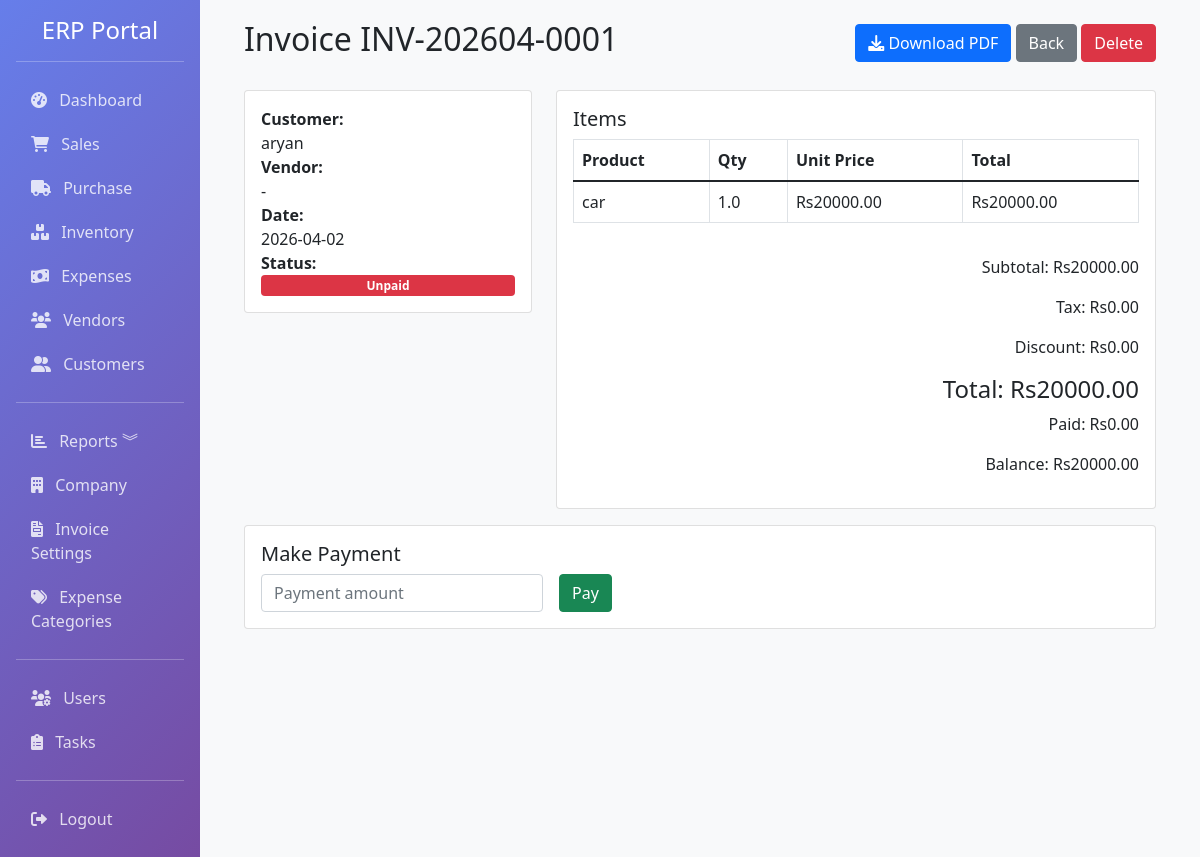
Screenshot of /sales/invoice/1 (signed in) with the database file from the repository.
### app/models.py (models this page shows, shortened)
class Sale(db.Model):
    __tablename__ = 'sales'
    id = db.Column(db.Integer, primary_key=True)
    invoice_number = db.Column(db.String(50), unique=True, nullable=False, index=True)
    customer_id = db.Column(db.Integer, db.ForeignKey('customers.id'), index=True)
    date = db.Column(db.DateTime, default=datetime.utcnow, index=True)
    due_date = db.Column(db.DateTime)
    currency_id = db.Column(db.Integer, db.ForeignKey('currencies.id'), nullable=True)
    exchange_rate = db.Column(db.Float, default=1)
    subtotal = db.Column(db.Float, default=0)
    tax_rate = db.Column(db.Float, default=0)  # Tax percentage
    tax = db.Column(db.Float, default=0)
    discount_type = db.Column(db.String(10), default='fixed')  # fixed or percentage
    discount = db.Column(db.Float, default=0)
    shipping_charge = db.Column(db.Float, default=0)
    total = db.Column(db.Float, default=0)
    status = db.Column(Enum('paid', 'unpaid', 'partial', name='payment_status'), default='unpaid', index=True)
    paid_amount = db.Column(db.Float, default=0)
    vendor_id = db.Column(db.Integer, db.ForeignKey('vendors.id'), index=True, nullable=True)
    vendor = db.relationship('Vendor', backref='sales', lazy=True)
    notes = db.Column(db.Text)
    terms = db.Column(db.Text)
    created_by = db.Column(db.Integer, db.ForeignKey('users.id'))
    created_at = db.Column(db.DateTime, default=datetime.utcnow)
    updated_at = db.Column(db.DateTime, default=datetime.utcnow, onupdate=datetime.utcnow)
    items = db.relationship('SaleItem', backref='sale', lazy=True, cascade='all, delete-orphan')
    currency = db.relationship('Currency', backref='sales', lazy=True)

class Customer(db.Model):
    __tablename__ = 'customers'
    id = db.Column(db.Integer, primary_key=True)
    name = db.Column(db.String(100), nullable=False, index=True)
    email = db.Column(db.String(120), index=True)
    phone = db.Column(db.String(20))
    address = db.Column(db.Text)
    gst_number = db.Column(db.String(20), index=True)
    credit_limit = db.Column(db.Float, default=0)
    opening_balance = db.Column(db.Float, default=0)
    is_active = db.Column(db.Boolean, default=True)
    created_at = db.Column(db.DateTime, default=datetime.utcnow)
    updated_at = db.Column(db.DateTime, default=datetime.utcnow, onupdate=datetime.utcnow)
    sales = db.relationship('Sale', backref='customer', lazy=True, cascade='all, delete-orphan')

class SaleItem(db.Model):
    __tablename__ = 'sale_items'
    id = db.Column(db.Integer, primary_key=True)
    sale_id = db.Column(db.Integer, db.ForeignKey('sales.id'), nullable=False, index=True)
    product_id = db.Column(db.Integer, db.ForeignKey('products.id'), nullable=False, index=True)
    quantity = db.Column(db.Float, nullable=False)
    unit_price = db.Column(db.Float, nullable=False)
    discount = db.Column(db.Float, default=0)
    total = db.Column(db.Float, nullable=False)

class Product(db.Model):
    __tablename__ = 'products'
    id = db.Column(db.Integer, primary_key=True)
    name = db.Column(db.String(100), nullable=False, index=True)
    sku = db.Column(db.String(50), unique=True, nullable=False, index=True)
    barcode = db.Column(db.String(50), index=True)
    description = db.Column(db.Text)
    category = db.Column(db.String(50), index=True)
    brand = db.Column(db.String(50))
    unit = db.Column(db.String(20), default='pcs')  # pcs, kg, meter, etc.
    unit_price = db.Column(db.Float, nullable=False, default=0)
    cost_price = db.Column(db.Float, nullable=False, default=0)
    quantity = db.Column(db.Float, default=0)
    reorder_level = db.Column(db.Float, default=0)
    min_quantity = db.Column(db.Float, default=0)
    max_quantity = db.Column(db.Float, default=0)
    location = db.Column(db.String(100))
    weight = db.Column(db.Float, default=0)
    image_path = db.Column(db.String(255))  # Path to product image
    is_active = db.Column(db.Boolean, default=True)
    created_at = db.Column(db.DateTime, default=datetime.utcnow)
    updated_at = db.Column(db.DateTime, default=datetime.utcnow, onupdate=datetime.utcnow)
    sale_items = db.relationship('SaleItem', backref='product', lazy=True)
    purchase_items = db.relationship('PurchaseItem', backref='product', lazy=True)

### app/routes/sales.py (the view)
@bp.route('/invoice/<int:id>')
@login_required
def invoice_detail(id):
    sale = Sale.query.get_or_404(id)
    return render_template('sales/invoice_detail.html', sale=sale)

### app/models.py (called while the page is built)
    @property
    def is_admin(self):
        return self.role == 'admin'

### app/templates/sales/invoice_detail.html (shortened to what this page needs)
{% extends "base.html" %}
{% block content %}
<div class="container-fluid">
	<div class="d-flex justify-content-between align-items-center mb-4">
		<h2>Invoice {{ sale.invoice_number }}</h2>
		<div>
			<a href="{{ url_for('sales.invoice_pdf', id=sale.id) }}" class="btn btn-primary" target="_blank">
				<i class="fas fa-download"></i> Download PDF
			</a>
			<a href="{{ url_for('sales.invoices') }}" class="btn btn-secondary">Back</a>
			<form method="POST" action="{{ url_for('sales.delete_invoice', id=sale.id) }}" style="display:inline;" onsubmit="return confirm('Delete this invoice?');">
				<button type="submit" class="btn btn-danger">Delete</button>
			</form>
		</div>
	</div>
	<div class="row mb-3">
		<div class="col-md-4">
			<div class="card p-3 mb-3">
				<strong>Customer:</strong> {{ sale.customer.name if sale.customer else 'Walk-in Customer' }}<br>
				<strong>Vendor:</strong> {{ sale.vendor.name if sale.vendor else '-' }}<br>
				<strong>Date:</strong> {{ sale.date.strftime('%Y-%m-%d') }}<br>
				<strong>Status:</strong>
				{% if sale.status == 'paid' %}
					<span class="badge bg-success">Paid</span>
				{% elif sale.status == 'partial' %}
					<span class="badge bg-warning">Partial</span>
				{% else %}
					<span class="badge bg-danger">Unpaid</span>
				{% endif %}
			</div>
		</div>
		<div class="col-md-8">
			<div class="card p-3">
				<h5>Items</h5>
				<div class="table-responsive">
					<table class="table table-bordered">
						<thead>
							<tr>
								<th>Product</th>
								<th>Qty</th>
								<th>Unit Price</th>
								<th>Total</th>
							</tr>
						</thead>
						<tbody>
							{% for item in sale.items %}
							<tr>
								<td>{{ item.product.name }}</td>
								<td>{{ item.quantity }}</td>
								<td>Rs{{ '%.2f'|format(item.unit_price) }}</td>
								<td>Rs{{ '%.2f'|format(item.total) }}</td>
							</tr>
							{% endfor %}
						</tbody>
					</table>
				</div>
				<div class="text-end mt-3">
					<p>Subtotal: Rs{{ '%.2f'|format(sale.subtotal) }}</p>
					<p>Tax: Rs{{ '%.2f'|format(sale.tax) }}</p>
					<p>Discount: Rs{{ '%.2f'|format(sale.discount) }}</p>
					<h4>Total: Rs{{ '%.2f'|format(sale.total) }}</h4>
					<p>Paid: Rs{{ '%.2f'|format(sale.paid_amount) }}</p>
					<p>Balance: Rs{{ '%.2f'|format(sale.total - sale.paid_amount) }}</p>
				</div>
			</div>
		</div>
	</div>
	<div class="card mb-3">
		<div class="card-body">
			<h5>Make Payment</h5>
			<form method="POST" action="{{ url_for('sales.pay_invoice', id=sale.id) }}">
				<div class="row g-3 align-items-end">
					<div class="col-md-4">
						<input type="number" name="amount" class="form-control" step="0.01" placeholder="Payment amount" required>
					</div>
					<div class="col-md-2">
						<button class="btn btn-success" type="submit">Pay</button>
					</div>
				</div>
			</form>
		</div>
	</div>
</div>
{% endblock %}

### rows the page displays
Sale: invoice_number "INV-202604-0001", date "2026-04-02", subtotal "20000.00", tax "0.00", discount "0.00", total "20000.00", paid_amount "0.00", sale.total-sale.paid_amount "20000.00"
Customer: customer "aryan"
SaleItem: product.name "car", quantity "1.0", unit_price "20000.00", total "20000.00"

### other values shown
{{ sale.vendor.name if sale.vendor else '-' }} "-"
